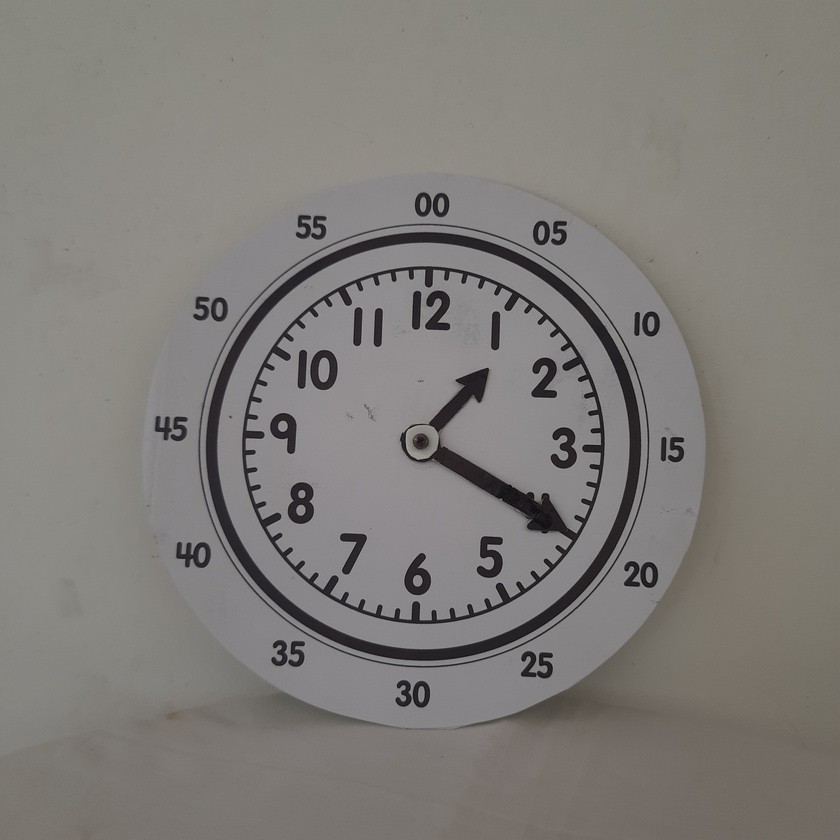
#> input picture data/01-20.jpg, 840 x 840 px, shrunk from 3456 x 3456 before the run
$ python -i analysis.py   (imports and definitions only)
#> lines starting #> are read from the running program, lines starting #| are printed output that depends on the picture; after the words box and inside, x2 and y2 are one past the last pixel; in counts of white or black regions, pixels touching at a corner belong together
import cv2
import numpy as np
import matplotlib.pyplot as plt
import math


def tell_time(img):
    processed = preprocess(img)
    canny = cv2.Canny(processed, 100, 200)

    lines = find_lines(canny)

    cx = img.shape[0] / 2
    cy = img.shape[1] / 2
    radius = 50

    hand_lines = find_hand_lines(lines, cx, cy, radius)

    clusters = cluster_lines(hand_lines)
    summary = summarize_clusters(clusters)

    if (
        len(summary) == 1
    ):  # the minute and hour hand might be clustered together if they overlap
        summary.append(summary[0])

    # print(f"Summary list {summary}")

    hours, minutes = time_from_angles(summary[1][1], summary[0][1])

    for line in lines:
        for x1, y1, x2, y2 in line:
            if line_near_center(x1, y1, x2, y2, cx, cy, radius):
                cv2.line(img, (x1, y1), (x2, y2), (0, 255, 0), 2)

    # cv2.imshow("lines", img)
    # cv2.imshow("canny", canny)

    return hours, minutes


def preprocess(img):
    img = img.copy()
    img = cv2.cvtColor(img, cv2.COLOR_BGR2GRAY)
    img = cv2.medianBlur(img, 5)

    return img


def find_lines(canny):
    threshold = 50
    deg_resolution = np.pi / 180
    rad_resolution = 1
    min_length = 50
    max_line_gap = 10

    lines = cv2.HoughLinesP(
        canny,
        rad_resolution,
        deg_resolution,
        threshold,
        minLineLength=min_length,
        maxLineGap=max_line_gap,
    )

    return lines


def dist(x1, y1, x2, y2):
    """Euclidean distance between two points"""
    return math.sqrt(math.pow(x1 - x2, 2) + math.pow(y1 - y2, 2))


def line_near_center(x1, y1, x2, y2, cx, cy, radius):
    """Determines whether a line segment has a point within a certain distance from the center"""
    return dist(x1, y1, cx, cy) <= radius or dist(x2, y2, cx, cy) <= radius


def find_hand_lines(lines, cx, cy, radius):
    """Finds the lines that are close to the center of the image and returns their angles,lengths"""
    hand_lines = []  # list of tuples (angle, length)

    for line in lines:
        for x1, y1, x2, y2 in line:
            if line_near_center(x1, y1, x2, y2, cx, cy, radius):
                # ensure the first point is closer to the center
                if dist(x1, y1, cx, cy) > dist(x2, y2, cx, cy):
                    x1, y1, x2, y2 = x2, y2, x1, y1

                # y1 is before y2 since OpenCV coordinates reverse the direction of y
                angle = math.degrees(math.atan2(x2 - x1, y1 - y2))
                if angle < 0:
                    angle += 360
                length = dist(x1, y1, x2, y2)

                hand_lines.append((angle, length))

    return hand_lines


# [10 lines left out: function plot_line_data, not called in this run]


def cluster_lines(lines):
    """Clusters lines by their angle similarity determined by max_angle_gap"""

    lines.sort()  # sorts by angle

    max_angle_gap = 5
    clusters = [[lines[0]]]

    for i in range(1, len(lines)):
        if abs(lines[i][0] - lines[i - 1][0]) <= max_angle_gap:
            clusters[len(clusters) - 1].append(lines[i])
        else:
            clusters.append([lines[i]])

    return clusters


def summarize_clusters(clusters):
    """Summarizes the clusters from cluster_lines into a sorted array of tuples, sorted by decreasing length

    [(len1, angle1), (len2, angle2), ...]"""

    summary = []

    for cluster in clusters:
        angles = np.array([angle for angle, length in cluster])
        lengths = np.array([length for angle, length in cluster])

        avg_angle = np.mean(angles)
        max_len = np.max(lengths)

        summary.append((max_len, avg_angle))

    summary.sort(reverse=True)

    return summary


def time_from_angles(hour_angle, minute_angle):
    # you could do some intelligent estimation based on the progression of the hour hand through the hour vs the minute hand
    # if the length differences are miniscule
    hour_ratio = hour_angle / 360.0
    minute_ratio = minute_angle / 360.0

    hours = hour_ratio * 12
    minutes = int(round(minute_ratio * 60)) % 60

    margin = 5
    # an attempt to reduce small angle errors in hours estimate
    if abs(minutes - 60) < 5 or minutes < 5:
        hours = int(round(hours))
    else:
        hours = math.floor(hours)

    if hours == 0:
        hours = 12

    return hours, minutes

>>> import cv2
>>> picture = cv2.imread('data/01-20.jpg')
#> picture is the input picture: shape (840, 840, 3); mean B, G, R 120.7, 124.5, 127.5
>>> result = tell_time(picture)
#> in tell_time, `canny = cv2.Canny(processed, 100, 200)`:
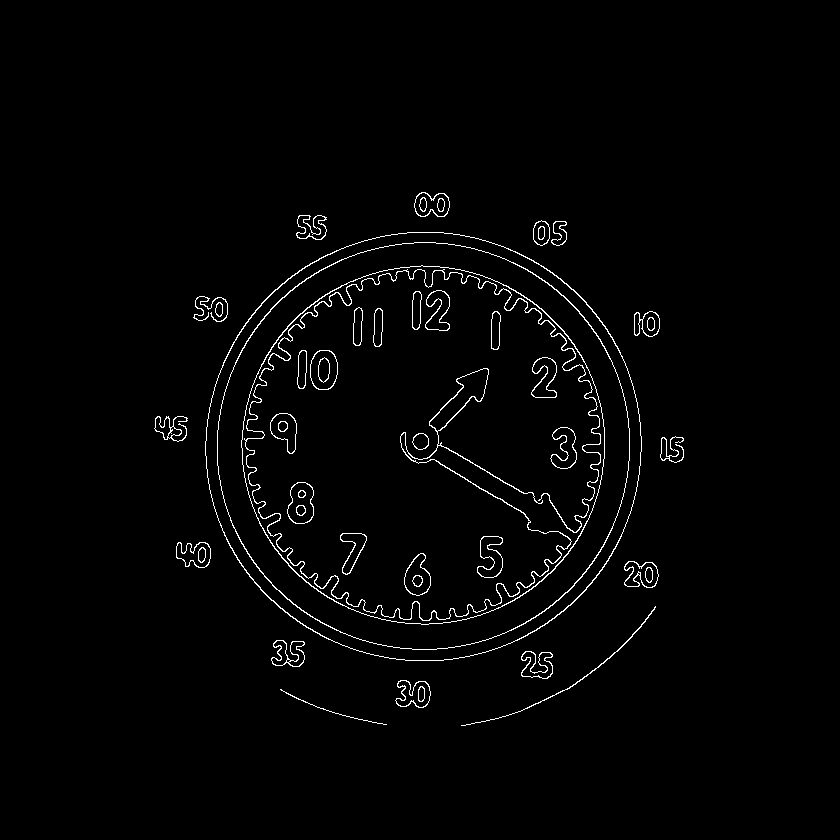
#> canny: shape (840, 840); 1.8% white in thin lines or dots, all inside (x1, y1, x2, y2) = (154, 192, 684, 726)
#> in find_lines, `lines = cv2.HoughLinesP( canny, rad_resolution, deg_resolution, thresh..`: lines = 16 rows, first 6: [440, 445, 541, 503], [400, 439, 525, 514], [429, 457, 525, 515], [520, 293, 579, 352], [500, 607, 588, 519], [421, 433, 541, 502]
#> the loop in find_hand_lines, `for line in lines:` made 16 passes
#> after the loop in find_hand_lines, `for line in lines:`: angle = 119.9; hand_lines = [(119.9, 116.5), (121, 145.8), (121.1, 112.2), (119.9, 138.4)]; length = 138.4; x1 = 304; x2 = 355; y1 = 325; y2 = 279
#> in cluster_lines, `clusters = [[lines[0]]]`: clusters = [[(119.9, 116.5)]]
#> the loop in cluster_lines, `for i in range(1, len(lines)):` made 3 passes
#> after the loop in cluster_lines, `for i in range(1, len(lines)):`: clusters = [[(119.9, 116.5), (119.9, 138.4), (121, 145.8), (121.1, 112.2)]]
#> the loop in summarize_clusters, `for cluster in clusters:` made 1 pass
#> (angles, lengths, avg_angle, max_len) on pass 1: ([119.9, 119.9, 121, 121.1], [116.5, 138.4, 145.8, 112.2], 120.5, 145.8)
#> after the loop in summarize_clusters, `for cluster in clusters:`: summary = [(145.8, 120.5)]
#> in time_from_angles, `hour_ratio = hour_angle / 360.0`: hour_ratio = 0.335
#> in time_from_angles, `hours = hour_ratio * 12`: hours = 4.02
#> in time_from_angles, `minutes = int(round(minute_ratio * 60)) % 60`: minutes = 20
#> in time_from_angles, `hours = math.floor(hours)`: hours = 4
#> in tell_time, `hours, minutes = time_from_angles(summary[1][1], summary[0][1])`: minutes = 20
#> the loop in tell_time, `for line in lines:` made 16 passes
#> after the loop in tell_time, `for line in lines:`:
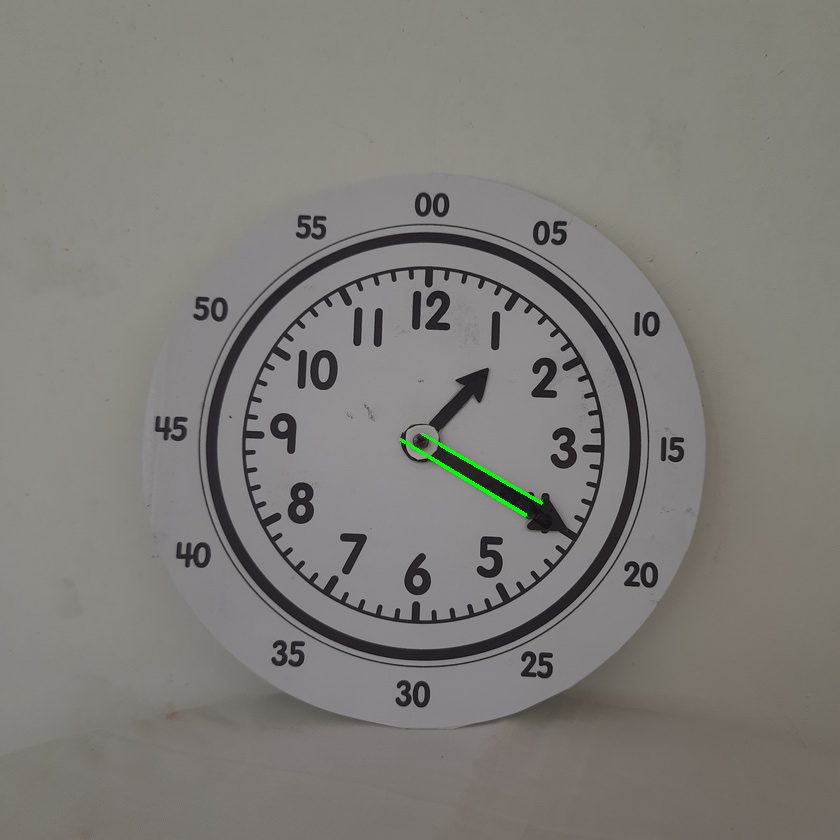
#> img: shape (840, 840, 3); 0.15% of pixels changed, all inside (x1, y1, x2, y2) = (399, 432, 543, 517)
#> result = (4, 20)

$ run again, on data/09-53.jpg
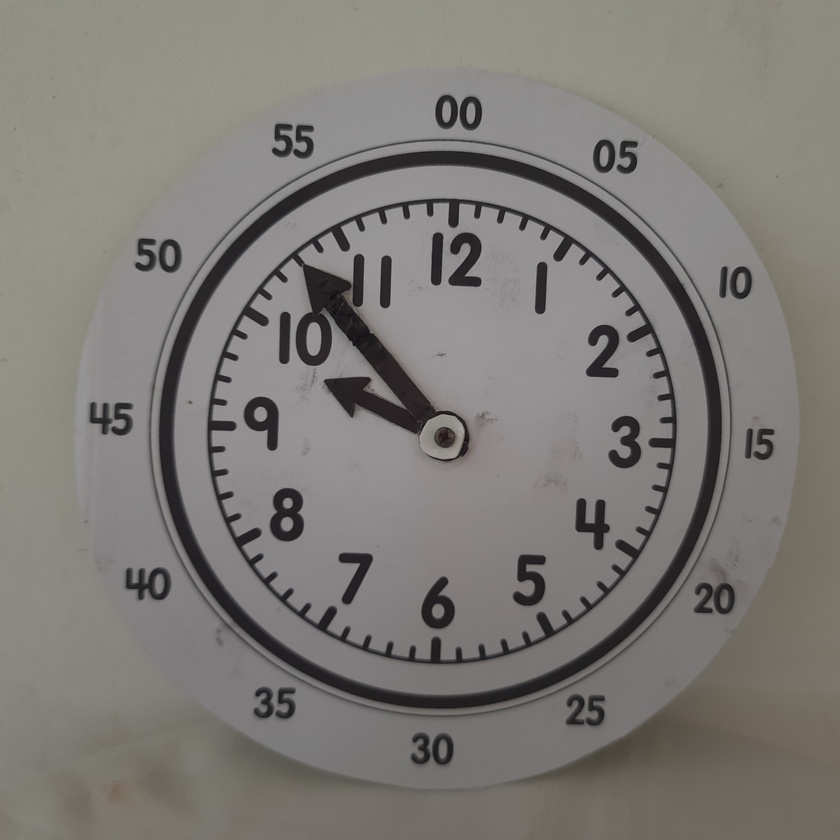
#> input picture data/09-53.jpg, 840 x 840 px, shrunk from 3456 x 3456 before the run
#> picture is the input picture: shape (840, 840, 3); mean B, G, R 118.3, 122.3, 125.3
#> in tell_time, `canny = cv2.Canny(processed, 100, 200)`:
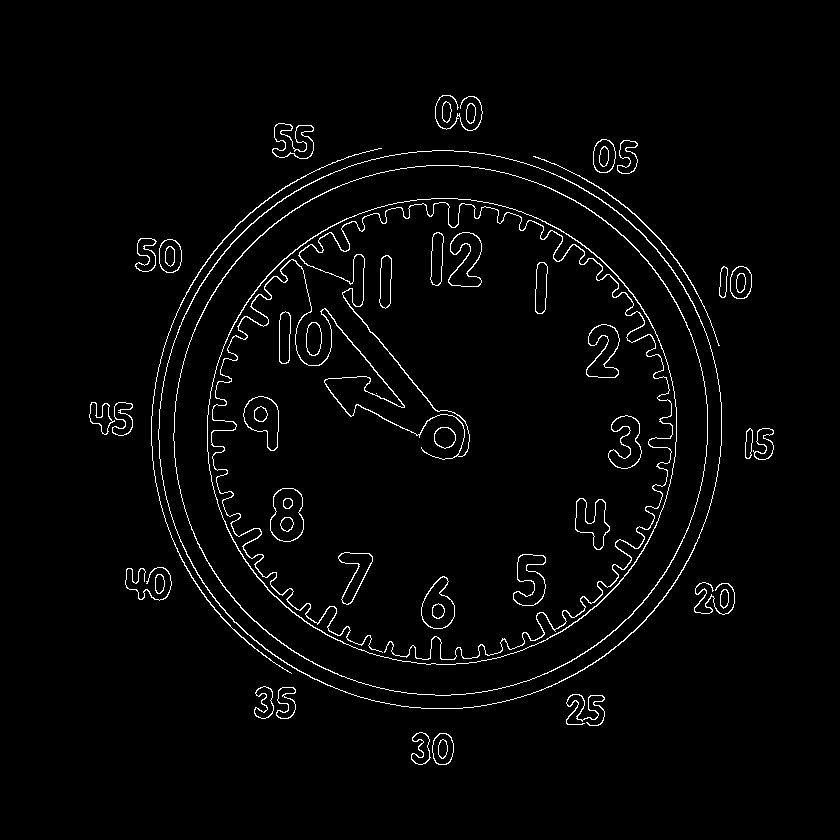
#> canny: shape (840, 840); 2.5% white in thin lines or dots, all inside (x1, y1, x2, y2) = (89, 95, 774, 765)
#> in find_lines, `lines = cv2.HoughLinesP( canny, rad_resolution, deg_resolution, thresh..`: lines = 15 rows, first 6: [359, 316, 436, 410], [324, 308, 404, 406], [356, 404, 419, 436], [237, 548, 300, 514], [265, 649, 315, 679], [298, 247, 314, 322]
#> the loop in find_hand_lines, `for line in lines:` made 15 passes
#> after the loop in find_hand_lines, `for line in lines:`: angle = 296.9; hand_lines = [(320.7, 121.5), (320.8, 126.5), (296.9, 70.66)]; length = 70.66; x1 = 430; x2 = 435; y1 = 657; y2 = 604
#> in tell_time, `hand_lines = find_hand_lines(lines, cx, cy, radius)`: hand_lines = [(320.7, 121.5), (320.8, 126.5), (296.9, 70.66)]
#> in cluster_lines, `clusters = [[lines[0]]]`: clusters = [[(296.9, 70.66)]]
#> the loop in cluster_lines, `for i in range(1, len(lines)):` made 2 passes
#> after the loop in cluster_lines, `for i in range(1, len(lines)):`: clusters = [[(296.9, 70.66)], [(320.7, 121.5), (320.8, 126.5)]]
#> the loop in summarize_clusters, `for cluster in clusters:` made 2 passes
#> (angles, lengths, avg_angle, max_len) on pass 1: ([296.9], [70.66], 296.9, 70.66)
#> after the loop in summarize_clusters, `for cluster in clusters:`: summary = [(70.66, 296.9), (126.5, 320.7)]
#> in tell_time, `summary = summarize_clusters(clusters)`: summary = [(126.5, 320.7), (70.66, 296.9)]
#> hour_ratio = 0.825
#> minute_ratio = 0.891
#> in time_from_angles, `hours = hour_ratio * 12`: hours = 9.9
#> in time_from_angles, `minutes = int(round(minute_ratio * 60)) % 60`: minutes = 53
#> in time_from_angles, `hours = math.floor(hours)`: hours = 9
#> in tell_time, `hours, minutes = time_from_angles(summary[1][1], summary[0][1])`: minutes = 53
#> the loop in tell_time, `for line in lines:` made 15 passes
#> after the loop in tell_time, `for line in lines:`:
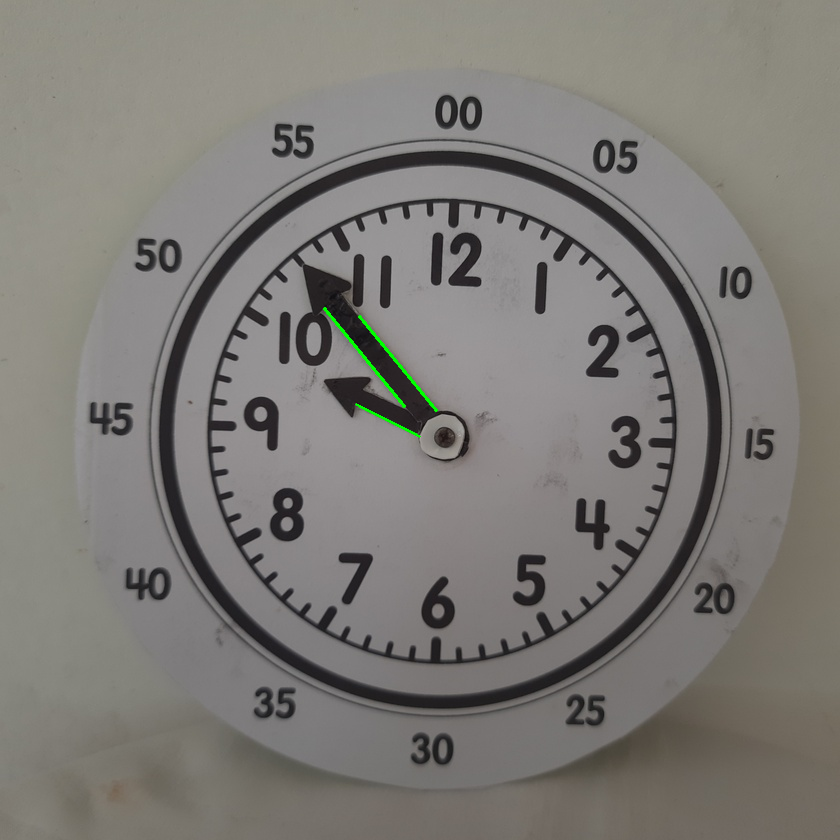
#> img: shape (840, 840, 3); 0.14% of pixels changed, all inside (x1, y1, x2, y2) = (323, 307, 438, 438)
#> result = (9, 53)

$ run again, on data/11-23.jpg
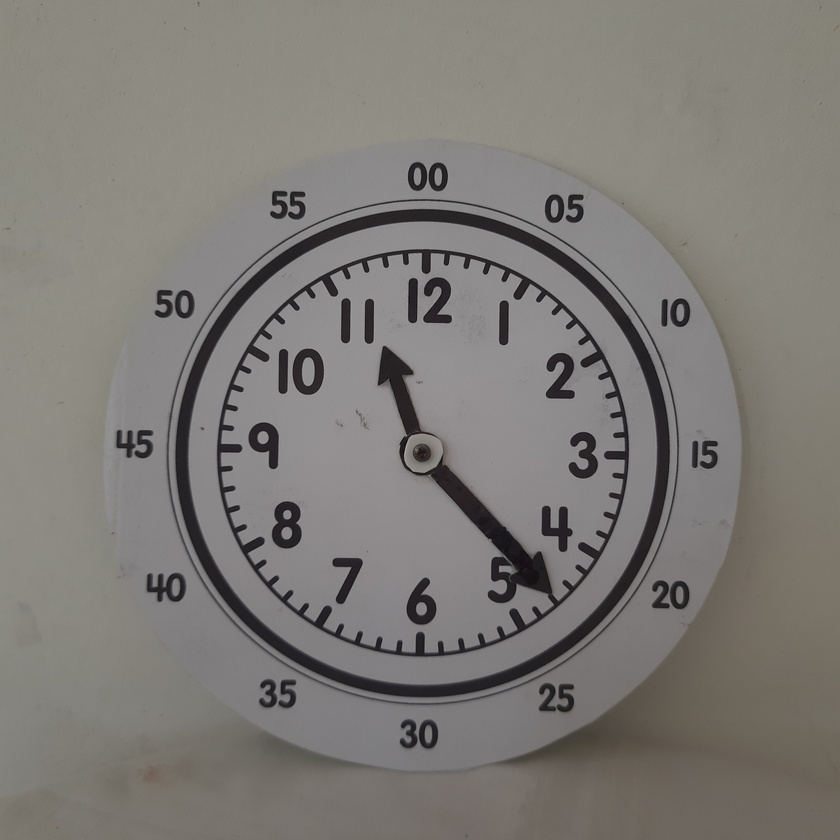
#> input picture data/11-23.jpg, 840 x 840 px, shrunk from 3456 x 3456 before the run
#> picture is the input picture: shape (840, 840, 3); mean B, G, R 118.2, 122.5, 125.6
#> in tell_time, `canny = cv2.Canny(processed, 100, 200)`:
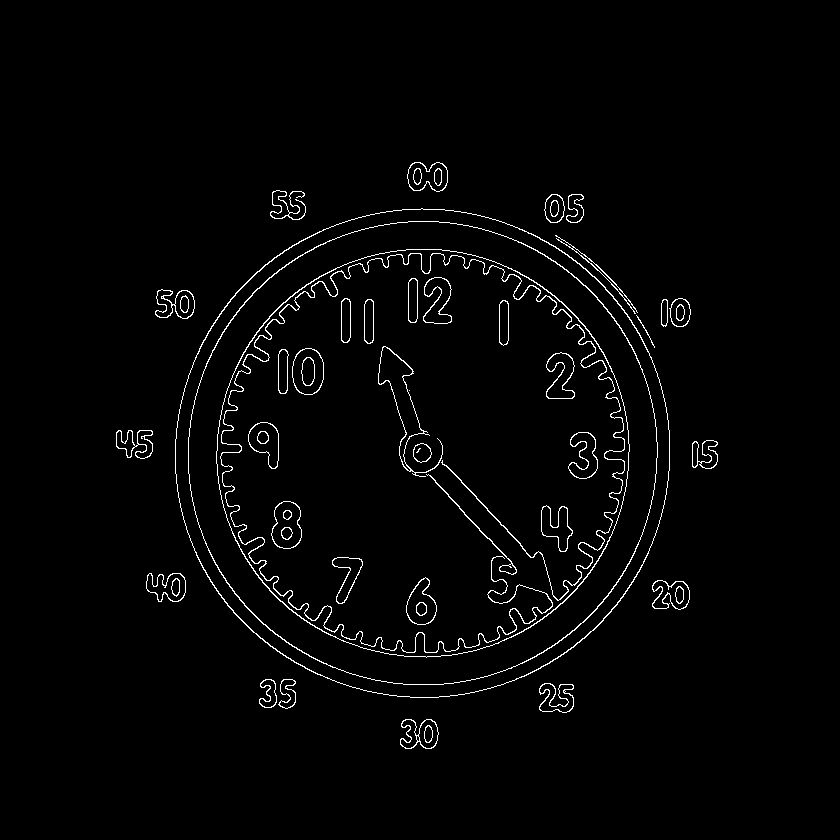
#> canny: shape (840, 840); 2.1% white in thin lines or dots, all inside (x1, y1, x2, y2) = (116, 162, 718, 749)
#> in find_lines, `lines = cv2.HoughLinesP( canny, rad_resolution, deg_resolution, thresh..`: lines = 19 rows, first 6: [440, 458, 532, 557], [426, 472, 516, 569], [245, 558, 296, 609], [240, 549, 322, 631], [506, 639, 612, 533], [242, 354, 305, 291]
#> the loop in find_hand_lines, `for line in lines:` made 19 passes
#> after the loop in find_hand_lines, `for line in lines:`: angle = 137; hand_lines = [(137.1, 135.1), (341.9, 54.71), (339.7, 57.58), (137, 121.7)]; length = 121.7; x1 = 440; x2 = 523; y1 = 459; y2 = 548
#> in cluster_lines, `clusters = [[lines[0]]]`: clusters = [[(137, 121.7)]]
#> the loop in cluster_lines, `for i in range(1, len(lines)):` made 3 passes
#> after the loop in cluster_lines, `for i in range(1, len(lines)):`: clusters = [[(137, 121.7), (137.1, 135.1)], [(339.7, 57.58), (341.9, 54.71)]]
#> the loop in summarize_clusters, `for cluster in clusters:` made 2 passes
#> (cluster, angles, lengths, avg_angle, max_len) on passes 1 to 2: ([(137, 121.7), (137.1, 135.1)], [137, 137.1], [121.7, 135.1], 137, 135.1), ([(339.7, 57.58), (341.9, 54.71)], [339.7, 341.9], [57.58, 54.71], 340.8, 57.58)
#> after the loop in summarize_clusters, `for cluster in clusters:`: summary = [(135.1, 137), (57.58, 340.8)]
#> hour_ratio = 0.947
#> minute_ratio = 0.381
#> in time_from_angles, `hours = hour_ratio * 12`: hours = 11.36
#> in time_from_angles, `minutes = int(round(minute_ratio * 60)) % 60`: minutes = 23
#> in time_from_angles, `hours = math.floor(hours)`: hours = 11
#> in tell_time, `hours, minutes = time_from_angles(summary[1][1], summary[0][1])`: minutes = 23
#> the loop in tell_time, `for line in lines:` made 19 passes
#> after the loop in tell_time, `for line in lines:`:
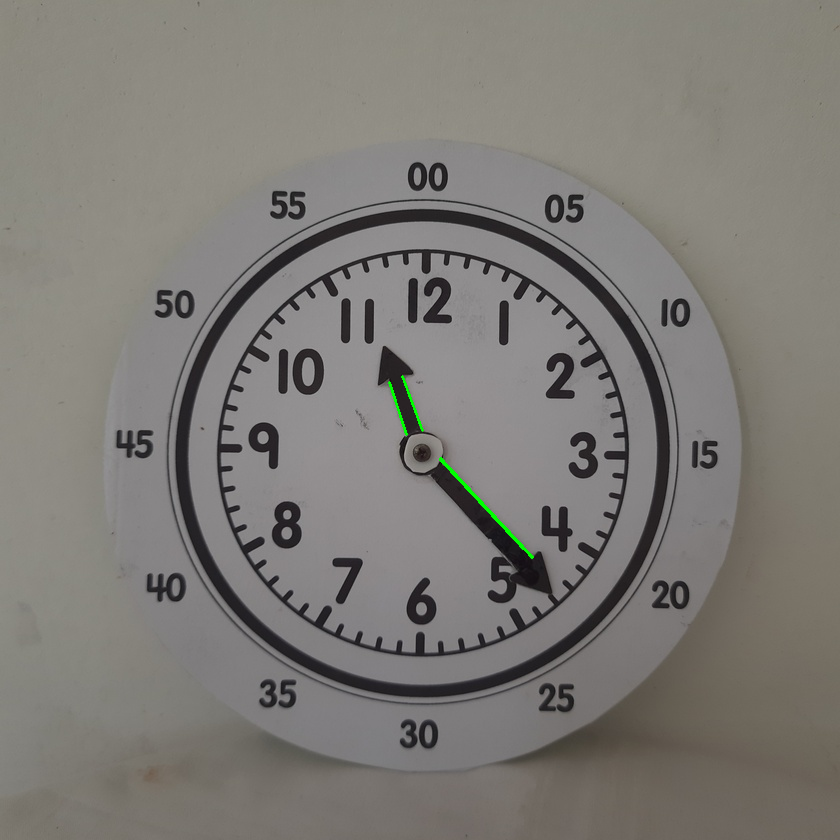
#> img: shape (840, 840, 3); 0.12% of pixels changed, all inside (x1, y1, x2, y2) = (388, 375, 534, 559)
#> result = (11, 23)
